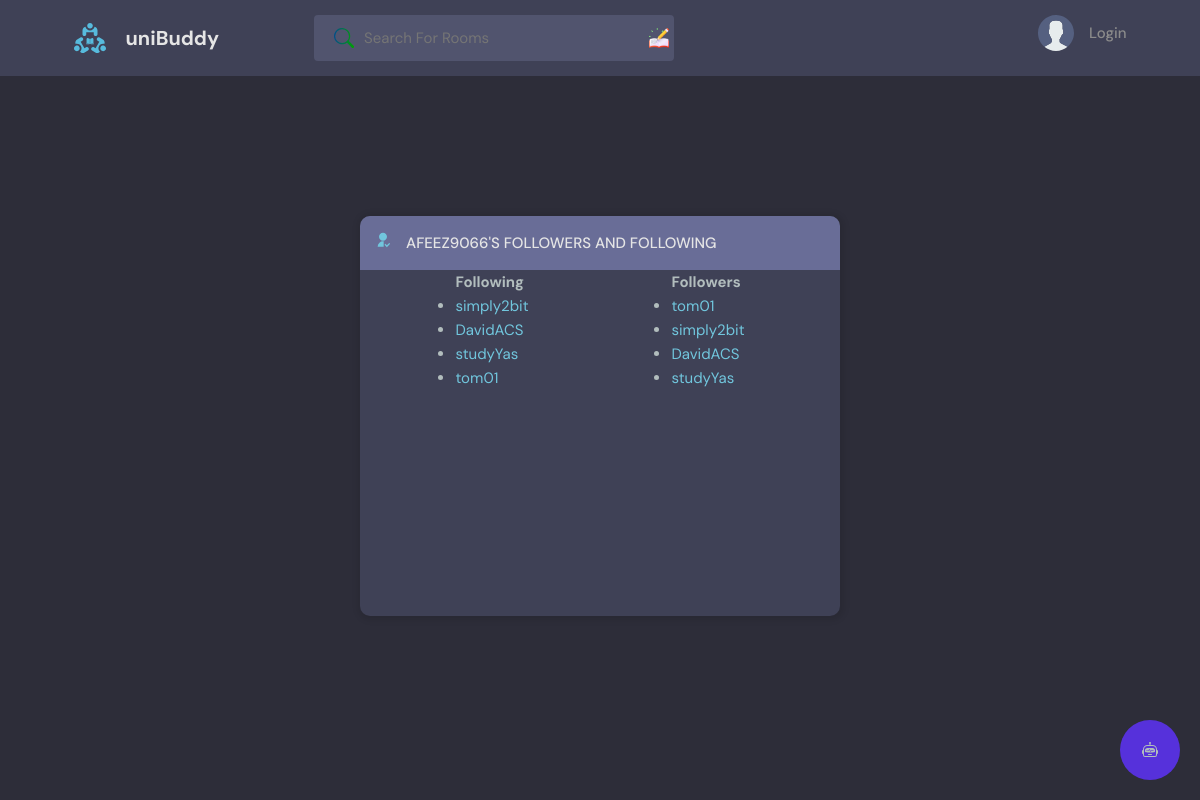
/follower_list/1/, run on the app's committed database.
### base/models.py (models this page shows)
class User(AbstractUser):
    name = models.CharField(max_length=200, null=True)
    email = models.EmailField(unique=True, null=True)
    bio = models.TextField(null=True)
    avatar = models.ImageField(null=True, default="avatar.svg")
    followers = models.ManyToManyField('self', related_name='following', blank=True, symmetrical=False)
    follower_count = models.IntegerField(default=0)
    last_checked = models.DateTimeField(auto_now_add=True)
    badges = models.ManyToManyField('base.Badge', blank=True)
    USERNAME_FIELD = 'email'
    REQUIRED_FIELDS = []

### base/views.py (the view)
# urls.py: path('follower_list/', views.follower_list, name='follower_list'),
def follower_list(request, pk):
    user = get_object_or_404(User, pk=pk)
    following = user.following.all()
    followers = [follower for follower in User.objects.all() if user in follower.following.all()]
    context = {
        'user': user,
        'following': following,
        'followers': followers,
    }
    return render(request, 'base/follower_list.html', context)

### base/templates/base/follower_list.html (shortened to what this page needs)
{% extends 'main.html' %}
{% load static %}
{% block content %}
  <main class="layout">
    <div class="container">
      <div class="layout__box">
        <div class="layout__boxHeader">
          <div class="layout__boxTitle">
            <a href="{{request.META.HTTP_REFERER}}">
                <svg xmlns="http://www.w3.org/2000/svg" viewBox="0 0 24 24"> <g> <path fill="none" d="M0 0h24v24H0z"/>
                    <path d="M13 14.062V22H4a8 8 0 0 1 9-7.938zM12 13c-3.315 0-6-2.685-6-6s2.685-6 6-6 6 2.685 6 6-2.685 6-6 6zm5.793 6.914l3.535-3.535 1.415 1.414-4.95 4.95-3.536-3.536 1.415-1.414 2.12 2.121z"/> </g>
                </svg>
            </a>
            <h3>{{ user.username }}'s Followers and Following</h3>
          </div>
        </div>
        <div class="container">
          <div class="lists" style="display: flex; justify-content: space-around;">
            <div class="following">
              <h2>Following</h2>
              <ul>
                {% for user in following %}
                  <li>
                    <a href="{% url 'user-profile' user.id %}">{{ user.username }}</a>
                  </li>
                {% endfor %}
              </ul>
            </div>
            <div class="followers">
              <h2>Followers</h2>
              <ul>
                {% for user in followers %}
                  <li>
                    <a href="{% url 'user-profile' user.id %}">{{ user.username }}</a>
                  </li>
                {% endfor %}
              </ul>
            </div>
          </div>
        </div>
      </div>
    </div>
  </main>
{% endblock %}

### static/styles/style.css (style rules this page uses)
:root { --color-main: #71c6dd; --color-main-light: #e1f6fb; --color-dark: #3f4156; --color-dark-medium: #51546e; --color-dark-light: #696d97; --color-light: #e5e5e5; --color-gray: #8b8b8b; --color-light-gray: #b2bdbd; --color-bg: #2d2d39; --color-success: #5dd693; --color-error: #fc4b0b; }
* { font-family: "DM Sans", -apple-system, BlinkMacSystemFont, "Segoe UI", Roboto, Oxygen, Ubuntu, Cantarell, "Open Sans", "Helvetica Neue", sans-serif; margin: 0; padding: 0; box-sizing: border-box; text-rendering: optimizeLegibility; font-size: inherit; }
html { font-size: 56.25%; }
@media only screen and (min-width: 1200px) { html { font-size: 62.5%; } }
body { line-height: 1.6; font-weight: 400; font-size: 1.5rem; color: var(--color-light-gray); background-color: var(--color-bg); min-height: 100vh; }
a { display: inline-block; color: var(--color-main); text-decoration: none; }
.container { max-width: 120rem; width: 90%; margin: auto; }
.layout { margin-top: 2.4rem; }
.layout > .container { display: flex; justify-content: space-between; align-items: flex-start; }
.layout__box { width: 90%; max-width: 48rem; min-height: 40rem; position: absolute; top: 50%; left: 50%; transform: translate(-50%, -46%); background-color: var(--color-dark); border-radius: 1rem; box-shadow: 1px 1px 6px 3px rgba(0, 0, 0, 0.1); overflow: hidden; }
.layout__boxHeader { display: flex; padding: 1.5rem; background-color: var(--color-dark-light); }
.layout__boxTitle { display: flex; gap: 1.5rem; align-items: center; }
.layout__boxTitle h3 { text-transform: uppercase; font-weight: 500; color: var(--color-light); }
.layout__boxTitle svg { width: 1.6rem; height: 1.6rem; fill: var(--color-main); }
html, body { height: 100%; }
body { position: relative; min-height: 100%; margin: 0; padding-bottom: 80px; }

### data on the page
User: username "AFEEZ9066"
User: username "simply2bit"
User: username "DavidACS"
User: username "studyYas"
User: username "tom01"
